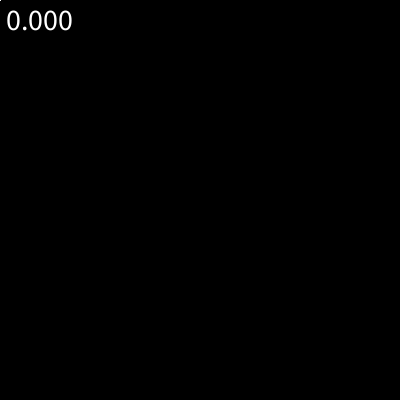
Frame 1 (no input)
Frame 60 (the mouse pressed at the canvas centre just before this capture): identical to frame 1, image omitted
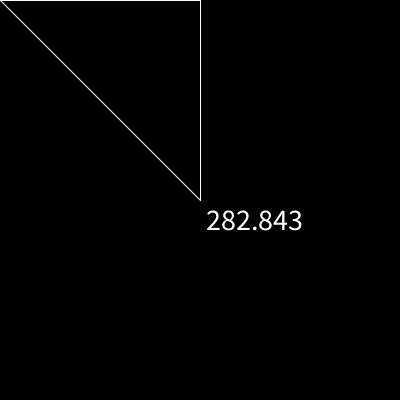
Frame 120 (the mouse held since frame 60 and released just before this capture)

The Processing sketch that drew these frames (run headless with seeded random() and noise(); from frame 60 on, the mouse is pressed at the canvas centre):

// Processing sketch: pyt
// ── pyt.pde
//sqrt(sq(leg1)+sq(leg2))=hyp
void setup(){
  size(400,400);
  noCursor();
  textSize(30);
}
void draw(){
  background(0);
  stroke(255);
  line(0,0,mouseX,0);
  line(mouseX,0,mouseX,mouseY);
  line(mouseX,mouseY,0,0);
  text(pyt(mouseX,mouseY),mouseX,mouseY+30);
}
float pyt(float xlg,float ylg){
  float hyp;
  hyp=sqrt(sq(xlg)+sq(ylg));
  return hyp;
}
